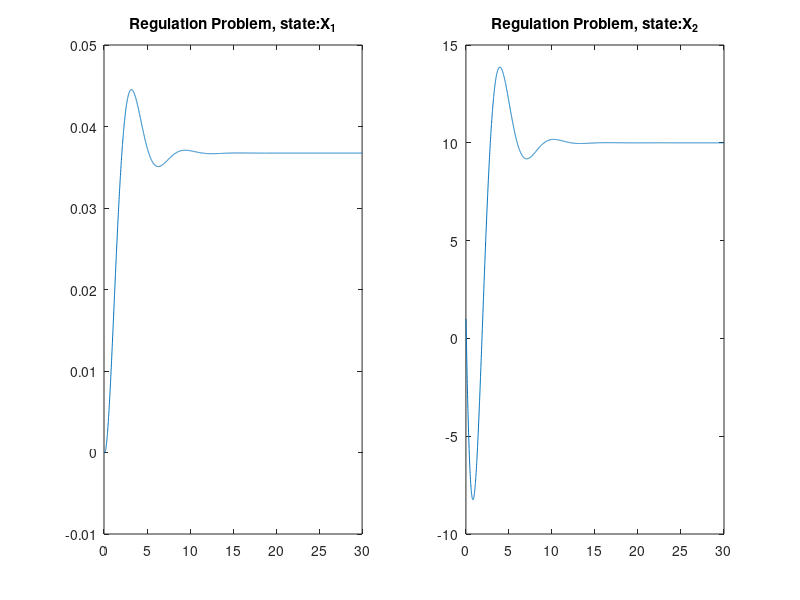
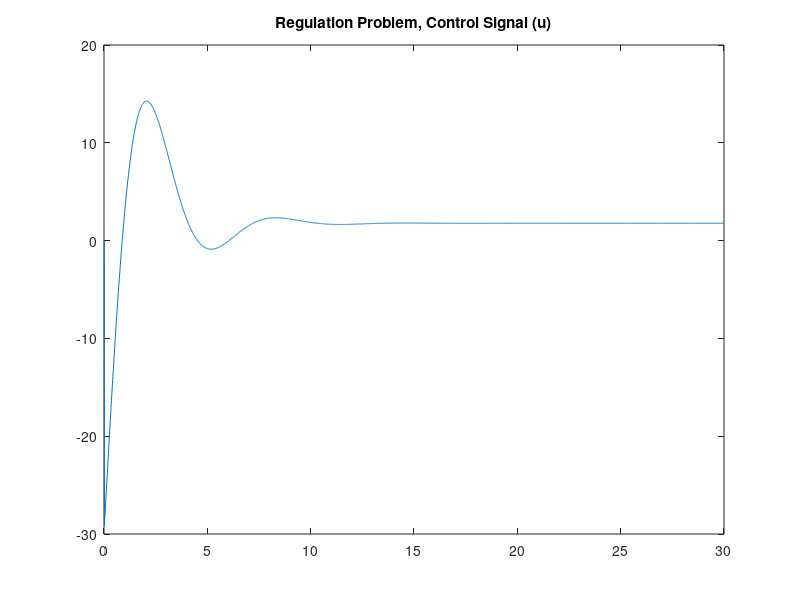
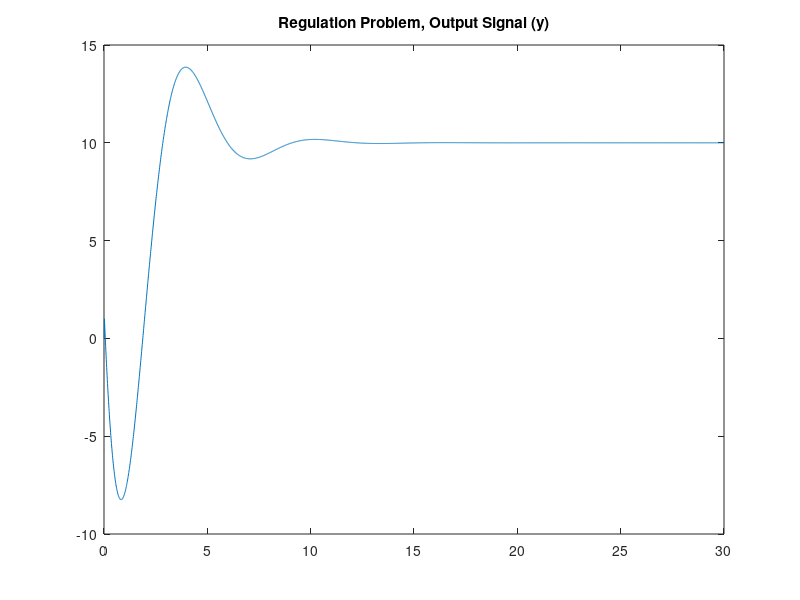

These figures' MATLAB source, in order:
%----Without delays-----
clear all
%----- PARAMETERS DEFINITION -----
A = [0.5444 -0.0020;2.3244 -0.1568];
B = [0;0.8368];
C = [0 1];
D = 0;
%----- OPEN-LOOP ANALYSIS ----------------
openloop_eigenvalues=eig(A)
controlability_rank=rank(ctrb(A,B))
%----- STATE FEEDBACK DESIGN ------------
P=[-0.5+1i -0.5-1i];
% Desired Closed-Loop Ploes
K=acker(A,B,P); % State-Feedback Gain
%--------------------------------------------
%----- SIMULATION OF REGULATION PROBLEM -----
%--------------------------------------------
t=.01:.01:30; % simulation time
[rt,ct]=size(t);
x(:,1)=[0;1]; % initial condition
% for k = 2:ct
%     xd(:,k-1) = [0;10];   %setpoint 
%     e(:,k-1) = xd(:,k-1)-x(:,k-1);
%     u(k) = -K*e(:,k-1);
% %     x(:,k) = x(:,k-1) + A*x(:,k-1)+B*u(k);
%     x(:,k) = x(:,k-1) + .01*(A*x(:,k-1)+B*u(k));
% end
%----------------------------------------------
%------ SIMULATION OF TRACKING PROBLEM --------
%----------------------------------------------
CL_sys=ss(A-B*K,B,C-D*K,D); % Closed-Loop System
CL_gain=dcgain(CL_sys);
% DC-Gain of closed-loop system
K_r=inv(CL_gain); % control signal: u=-K*x+K_r*yd
yd=10; % desired value for output (teta)
for k=2:ct
u(k)=-K*x(:,k-1)+K_r*yd;
x(:,k)=x(:,k-1)+.01*(A*x(:,k-1)+B*u(k));
y(:,k)=C*x(:,k-1);
end
figure;subplot(1,2,1);plot(t,x(1,:));
title('Regulation Problem, state:X_1');
subplot(1,2,2);plot(t,x(2,:));
title('Regulation Problem, state:X_2');
%~~~~~ PLOTTING CONTROL SIGNAL ~~~~
figure;plot(t,u);
title('Regulation Problem, Control Signal (u)');
%~~~~~ PLOTTING OUTPUT SIGNAL ~~~~
figure;plot(t,y);
title('Regulation Problem, Output Signal (y)');


